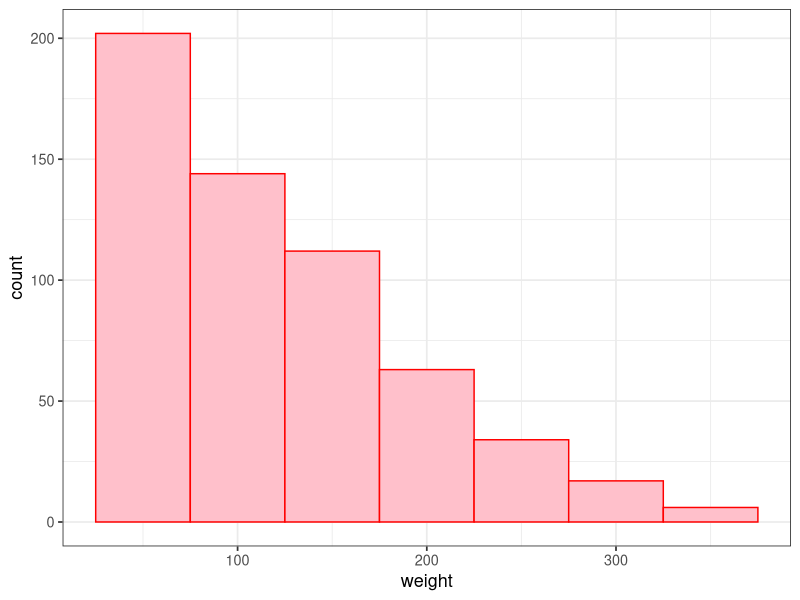

R code for this plot: (Note: this script raises an error after producing the figure.)
library(ggplot2)
library(dplyr)
library(datasets)
####################
chick<-datasets::ChickWeight
###########
head(chick)
str(chick)
##data summary in histograms
ggplot(chick, aes(weight))+
  geom_histogram(binwidth=50, color='red', fill='pink')+
  theme_bw(base_size = 13)
  ylab("Number of chicken")+
  xlab("Chickn weight in grams")
  
##########We want to see the relation between diet and weight
  ##through mean and variance
  ggplot(chick, aes(Diet, weight))+
   geom_boxplot(aes(fill=Diet))+
    theme_bw(base_size = 13)+
  ylab("Diet of chicken")+
    xlab("Chickn weight in grams")
  
  ######################
  ##3. We want to see if chicken weight depend on any of the factors
  ##so we can run simple linear models for each of the factor
  
ggplot(chick, aes(Time,weight, group=Diet))+
  geom_smooth(aes(color=Diet,fill=Diet))+
    theme_bw(base_size = 13)+
    ylab("Chickn weight in grams")+
    xlab("Time of weight")
  
